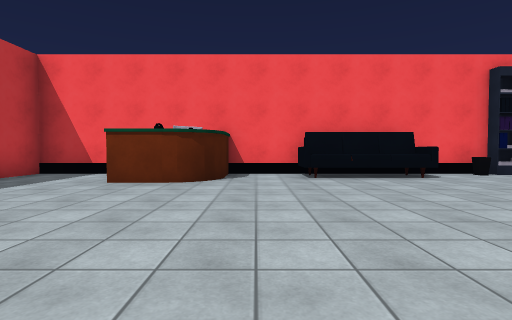
view 1 (above)

22 first-person views from a walk through a 3-D level made in the Unity game engine. The camera is 1.2 m above the floor, tilts 2° down and sees 80° across. Doors are open. The floor is counted in squares, 2 m on a side. Each view is taken from the middle of a square. On the plan, view 1 faces up. The plan holds only what a view shows up to about 9 squares ahead; the rest is blank. The place goes on beyond the plan. Some animated figures are not drawn. Surface patterns are stand-ins for the level's own textures.

view 2
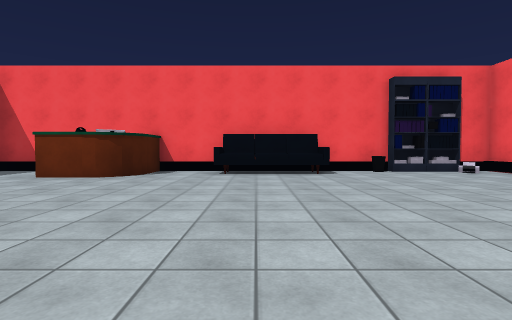

view 3
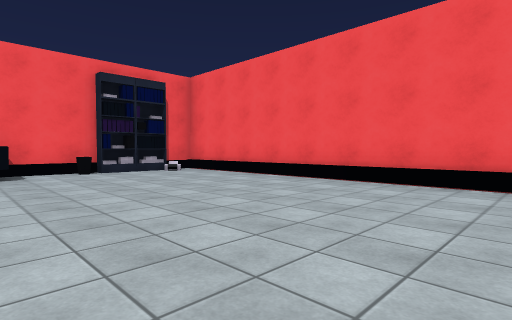

view 4
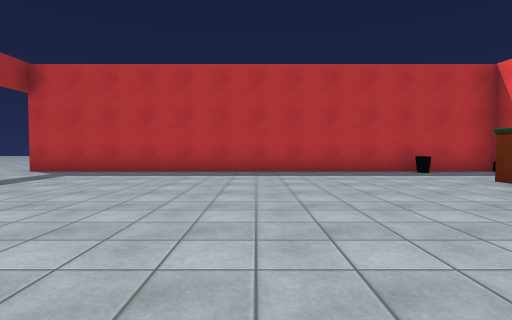

view 5
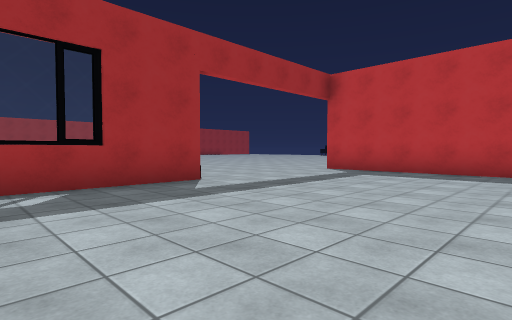

view 6
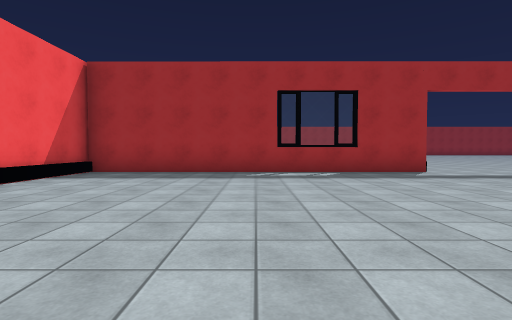

view 7
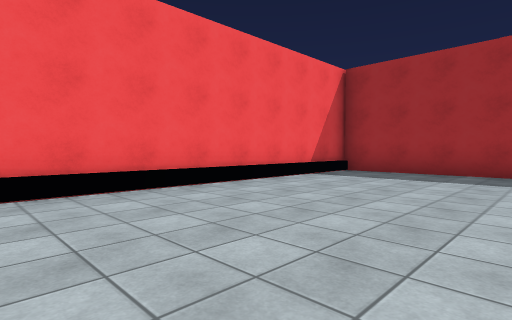

view 8
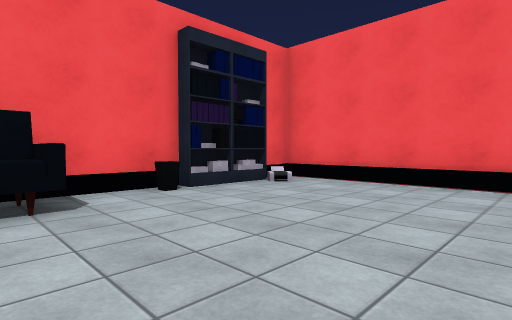

view 9
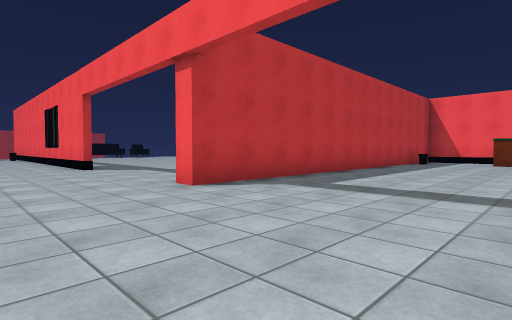

view 10
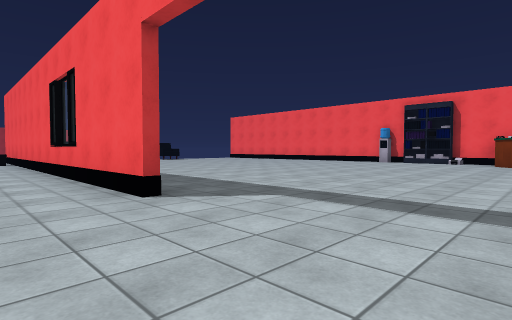

view 11
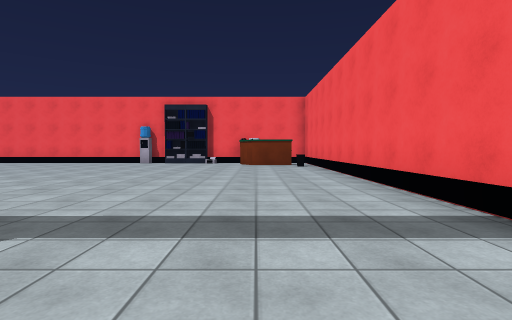

view 12
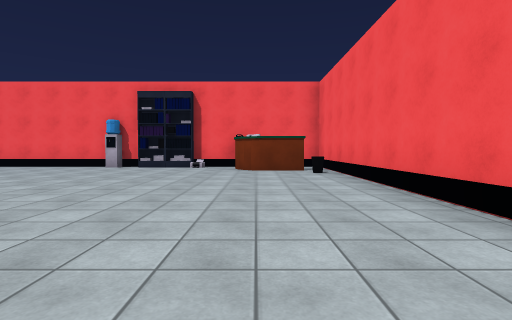

view 13
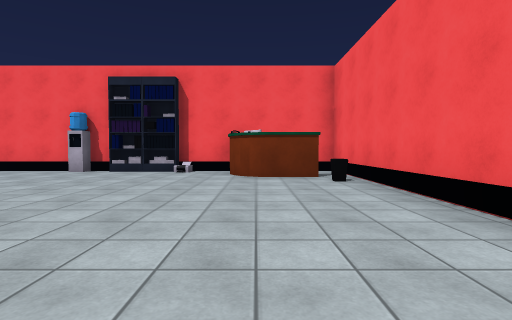

view 14
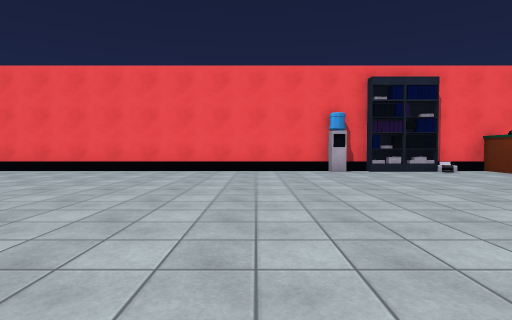

view 15
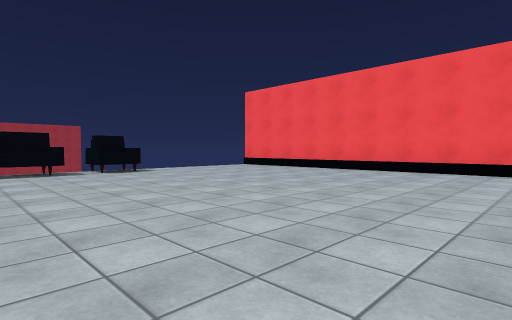

view 16
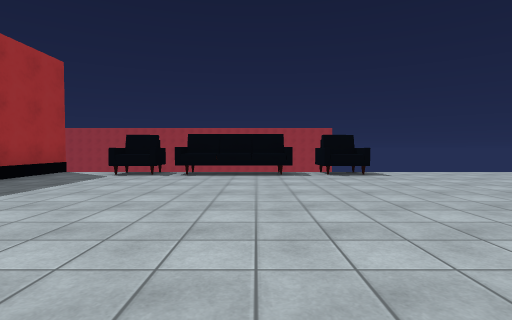

view 17
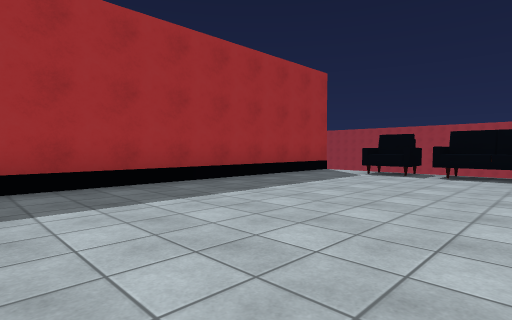

view 18
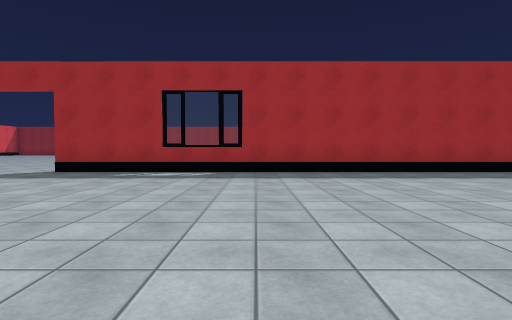

view 19
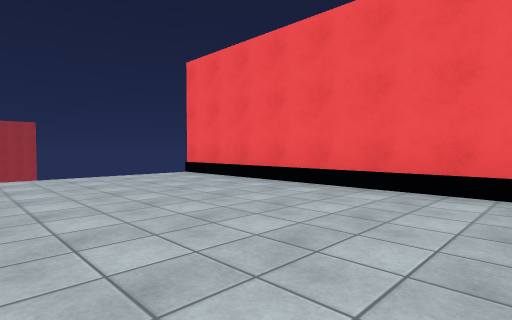

view 20
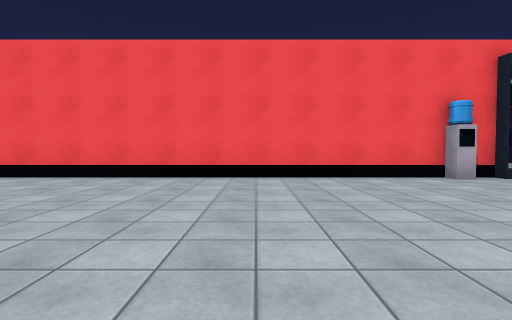

view 21
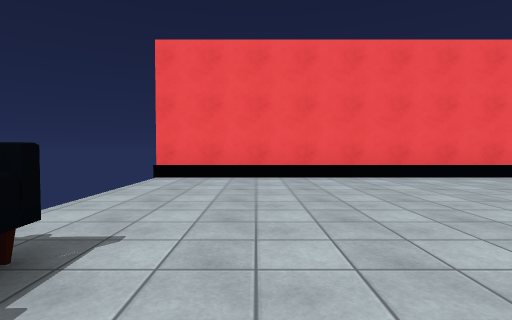

view 22
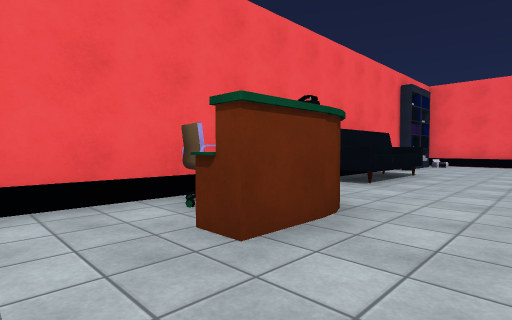

### Floor plan
Points are (right, up) in squares from view 1. A wall is a line through its corners. A room is listed if a view was taken in it or the views show most of it. See-through windows are left out.
Room 1 (views 1, 2, 3, 4, 5, 6, 7, 8, 22)
walls: (-1.6, 5.5) (-2.7, 5.5) (-2.7, 6); (1.3, 7.5) (-0.7, 7.5) (-0.7, 6.3) (-0.8, 5.9); (-0.6, -5.1) (8.5, -5.1) (8.5, 7.5) (6.8, 7.5); (-1.2, 7.5) (-5.3, 7.5) (-5.3, -5.3); (6.6, 7.5) (3.6, 7.5); (7, 7.2) (6.1, 7.3); (7.5, 7.2) (5.6, 7.2)
objects: other object (-5, 5); other object (-2, 7); other object (1, 7) to (3, 7); other object (5, 7)
Room 2 (views 9, 10, 11)
walls: (-10.6, -5.3) (-18, -5.3); (-5.3, -5.3) (-5.9, -5.3)
ways out: open door at (-5.5, -5) to room 3
Room 3 (views 12, 13, 14, 15, 16, 17, 18, 19, 20, 21)
walls: (-10, 7.2) (-12, 7.2); (-8.6, 6.5) (-8.6, 7.5) (-24.1, 7.5); (-6.6, 5.5) (-7.6, 5.5); (-5.8, -3.5) (-5.8, 7.5); (-24.2, -5.1) (-10.6, -5.1)
ways out: open door at (-5.5, -5) to room 2; gap at (-24, 8)
objects: other object (-24, -3) to (-24, -2); other object (-24, -1) to (-24, 0); other object (-24, 2); other object (-13, 7); other object (-6, 5)

Positions as (right, up) in squares from view 1, and headings:
1: (0, 0), facing up
2: (2, -1), facing up
3: (3, -1), facing up-right
4: (3, 1), facing left
5: (3, 0), facing down-left
6: (4, 3), facing down
7: (4, 3), facing down-right
8: (3, 3), facing up-right
9: (-1, -8), facing up-left
10: (-7, -7), facing up-left
11: (-8, -6), facing up
12: (-8, -3), facing up
13: (-8, -1), facing up
14: (-15, -1), facing up
15: (-15, -1), facing up-left
16: (-16, 0), facing left
17: (-16, 0), facing down-left
18: (-16, 3), facing down
19: (-17, 3), facing up-left
20: (-17, 1), facing up
21: (-22, 1), facing up
22: (-4, 4), facing up-right
